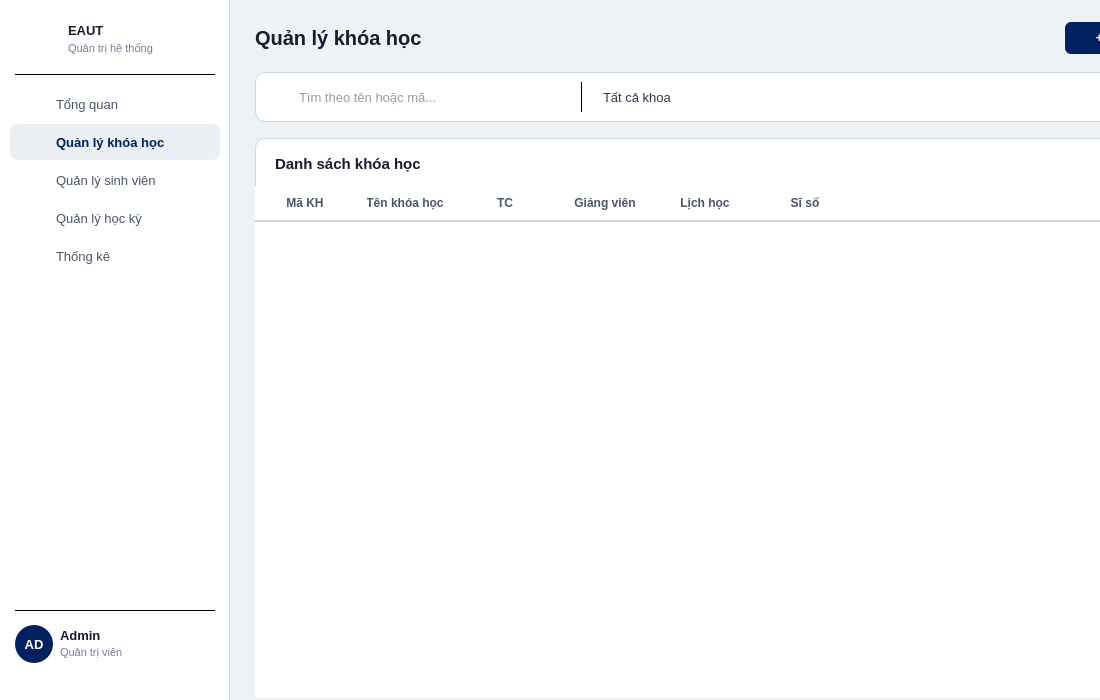
<?xml version="1.0" encoding="UTF-8"?>
<ui version="4.0">
 <class>AdminCourses</class>
 <widget class="QWidget" name="AdminCourses">
  <property name="geometry"><rect><x>0</x><y>0</y><width>1100</width><height>700</height></rect></property>
  <property name="minimumSize"><size><width>1100</width><height>700</height></size></property>
  <property name="windowTitle"><string>EAUT - Quan ly khoa hoc</string></property>
  <property name="styleSheet"><string notr="true">QWidget#AdminCourses { background: #edf2f7; }</string></property>

  <!-- ===== SIDEBAR ===== -->
  <widget class="QFrame" name="sidebar">
   <property name="geometry"><rect><x>0</x><y>0</y><width>230</width><height>700</height></rect></property>
   <property name="styleSheet"><string notr="true">QFrame#sidebar { background: #ffffff; border-right: 1px solid #d2d6dc; }</string></property>
   <property name="frameShape"><enum>QFrame::NoFrame</enum></property>

   <!-- Logo + school name -->
   <widget class="QLabel" name="lblSidebarLogo">
    <property name="geometry"><rect><x>20</x><y>20</y><width>42</width><height>42</height></rect></property>
    <property name="styleSheet"><string notr="true">background: transparent;</string></property>
    <property name="text"><string/></property>
    <property name="scaledContents"><bool>true</bool></property>
   </widget>

   <widget class="QLabel" name="lblSidebarSchool">
    <property name="geometry"><rect><x>68</x><y>20</y><width>150</width><height>20</height></rect></property>
    <property name="styleSheet"><string notr="true">color: #1a1a2e; font-size: 13px; font-weight: bold; background: transparent;</string></property>
    <property name="text"><string>EAUT</string></property>
   </widget>
   <widget class="QLabel" name="lblSidebarSub">
    <property name="geometry"><rect><x>68</x><y>40</y><width>150</width><height>16</height></rect></property>
    <property name="styleSheet"><string notr="true">color: #718096; font-size: 11px; background: transparent;</string></property>
    <property name="text"><string>Quản trị hệ thống</string></property>
   </widget>

   <widget class="QFrame" name="sepTop">
    <property name="geometry"><rect><x>15</x><y>74</y><width>200</width><height>1</height></rect></property>
    <property name="styleSheet"><string notr="true">background: #d2d6dc;</string></property>
    <property name="frameShape"><enum>QFrame::HLine</enum></property>
   </widget>

   <!-- Sidebar buttons -->
   <widget class="QPushButton" name="btnAdminDash">
    <property name="geometry"><rect><x>10</x><y>86</y><width>210</width><height>36</height></rect></property>
    <property name="styleSheet"><string notr="true">QPushButton { background: transparent; color: #4a5568; border: none; border-radius: 8px; text-align: left; padding-left: 46px; font-size: 13px; } QPushButton:hover { background: #edf2f7; }</string></property>
    <property name="text"><string>Tổng quan</string></property>
    <property name="cursor"><cursorShape>PointingHandCursor</cursorShape></property>
   </widget>
   <widget class="QLabel" name="iconAdminDash">
    <property name="geometry"><rect><x>24</x><y>95</y><width>18</width><height>18</height></rect></property>
    <property name="styleSheet"><string notr="true">background: transparent;</string></property>
    <property name="text"><string/></property>
    <property name="scaledContents"><bool>true</bool></property>
   </widget>

   <widget class="QPushButton" name="btnAdminCourse">
    <property name="geometry"><rect><x>10</x><y>124</y><width>210</width><height>36</height></rect></property>
    <property name="styleSheet"><string notr="true">QPushButton { background: rgba(0,32,96,0.08); color: #002060; border: none; border-radius: 8px; text-align: left; padding-left: 46px; font-size: 13px; font-weight: bold; }</string></property>
    <property name="text"><string>Quản lý khóa học</string></property>
    <property name="cursor"><cursorShape>PointingHandCursor</cursorShape></property>
   </widget>
   <widget class="QLabel" name="iconAdminCourse">
    <property name="geometry"><rect><x>24</x><y>133</y><width>18</width><height>18</height></rect></property>
    <property name="styleSheet"><string notr="true">background: transparent;</string></property>
    <property name="text"><string/></property>
    <property name="scaledContents"><bool>true</bool></property>
   </widget>

   <widget class="QPushButton" name="btnAdminStudent">
    <property name="geometry"><rect><x>10</x><y>162</y><width>210</width><height>36</height></rect></property>
    <property name="styleSheet"><string notr="true">QPushButton { background: transparent; color: #4a5568; border: none; border-radius: 8px; text-align: left; padding-left: 46px; font-size: 13px; } QPushButton:hover { background: #edf2f7; }</string></property>
    <property name="text"><string>Quản lý sinh viên</string></property>
    <property name="cursor"><cursorShape>PointingHandCursor</cursorShape></property>
   </widget>
   <widget class="QLabel" name="iconAdminStudent">
    <property name="geometry"><rect><x>24</x><y>171</y><width>18</width><height>18</height></rect></property>
    <property name="styleSheet"><string notr="true">background: transparent;</string></property>
    <property name="text"><string/></property>
    <property name="scaledContents"><bool>true</bool></property>
   </widget>

   <widget class="QPushButton" name="btnAdminSemester">
    <property name="geometry"><rect><x>10</x><y>200</y><width>210</width><height>36</height></rect></property>
    <property name="styleSheet"><string notr="true">QPushButton { background: transparent; color: #4a5568; border: none; border-radius: 8px; text-align: left; padding-left: 46px; font-size: 13px; } QPushButton:hover { background: #edf2f7; }</string></property>
    <property name="text"><string>Quản lý học kỳ</string></property>
    <property name="cursor"><cursorShape>PointingHandCursor</cursorShape></property>
   </widget>
   <widget class="QLabel" name="iconAdminSemester">
    <property name="geometry"><rect><x>24</x><y>209</y><width>18</width><height>18</height></rect></property>
    <property name="styleSheet"><string notr="true">background: transparent;</string></property>
    <property name="text"><string/></property>
    <property name="scaledContents"><bool>true</bool></property>
   </widget>

   <widget class="QPushButton" name="btnAdminStats">
    <property name="geometry"><rect><x>10</x><y>238</y><width>210</width><height>36</height></rect></property>
    <property name="styleSheet"><string notr="true">QPushButton { background: transparent; color: #4a5568; border: none; border-radius: 8px; text-align: left; padding-left: 46px; font-size: 13px; } QPushButton:hover { background: #edf2f7; }</string></property>
    <property name="text"><string>Thống kê</string></property>
    <property name="cursor"><cursorShape>PointingHandCursor</cursorShape></property>
   </widget>
   <widget class="QLabel" name="iconAdminStats">
    <property name="geometry"><rect><x>24</x><y>247</y><width>18</width><height>18</height></rect></property>
    <property name="styleSheet"><string notr="true">background: transparent;</string></property>
    <property name="text"><string/></property>
    <property name="scaledContents"><bool>true</bool></property>
   </widget>

   <!-- Bottom separator -->
   <widget class="QFrame" name="sepBottom">
    <property name="geometry"><rect><x>15</x><y>610</y><width>200</width><height>1</height></rect></property>
    <property name="styleSheet"><string notr="true">background: #d2d6dc;</string></property>
    <property name="frameShape"><enum>QFrame::HLine</enum></property>
   </widget>

   <!-- Admin avatar -->
   <widget class="QLabel" name="lblAvatar">
    <property name="geometry"><rect><x>15</x><y>625</y><width>38</width><height>38</height></rect></property>
    <property name="styleSheet"><string notr="true">background: #002060; color: #ffffff; border-radius: 19px; font-size: 13px; font-weight: bold;</string></property>
    <property name="text"><string>AD</string></property>
    <property name="alignment"><set>Qt::AlignCenter</set></property>
   </widget>
   <widget class="QLabel" name="lblAdminName">
    <property name="geometry"><rect><x>60</x><y>626</y><width>110</width><height>18</height></rect></property>
    <property name="styleSheet"><string notr="true">color: #1a1a2e; font-size: 13px; font-weight: bold; background: transparent;</string></property>
    <property name="text"><string>Admin</string></property>
   </widget>
   <widget class="QLabel" name="lblAdminRole">
    <property name="geometry"><rect><x>60</x><y>644</y><width>110</width><height>16</height></rect></property>
    <property name="styleSheet"><string notr="true">color: #718096; font-size: 11px; background: transparent;</string></property>
    <property name="text"><string>Quản trị viên</string></property>
   </widget>
   <widget class="QLabel" name="iconLogout">
    <property name="geometry"><rect><x>191</x><y>635</y><width>18</width><height>18</height></rect></property>
    <property name="styleSheet"><string notr="true">background: transparent;</string></property>
    <property name="text"><string/></property>
    <property name="scaledContents"><bool>true</bool></property>
   </widget>
   <widget class="QPushButton" name="btnLogout">
    <property name="geometry"><rect><x>183</x><y>627</y><width>34</width><height>34</height></rect></property>
    <property name="styleSheet"><string notr="true">QPushButton { background: transparent; border: none; border-radius: 17px; } QPushButton:hover { background: #edf2f7; }</string></property>
    <property name="text"><string/></property>
    <property name="cursor"><cursorShape>PointingHandCursor</cursorShape></property>
   </widget>
  </widget>
  <!-- ===== END SIDEBAR ===== -->

  <!-- ===== CONTENT AREA ===== -->
  <widget class="QFrame" name="contentArea">
   <property name="geometry"><rect><x>230</x><y>0</y><width>1020</width><height>720</height></rect></property>
   <property name="styleSheet"><string notr="true">QFrame#contentArea { background: transparent; border: none; }</string></property>
   <property name="frameShape"><enum>QFrame::NoFrame</enum></property>

   <!-- Header -->
   <widget class="QLabel" name="lblPageTitle">
    <property name="geometry"><rect><x>25</x><y>22</y><width>300</width><height>32</height></rect></property>
    <property name="styleSheet"><string notr="true">color: #1a1a2e; font-size: 20px; font-weight: bold; background: transparent;</string></property>
    <property name="text"><string>Quản lý khóa học</string></property>
   </widget>
   <widget class="QPushButton" name="btnAddCourse">
    <property name="geometry"><rect><x>835</x><y>22</y><width>160</width><height>32</height></rect></property>
    <property name="styleSheet"><string notr="true">QPushButton { background: #002060; color: #ffffff; border: none; border-radius: 6px; font-size: 12px; font-weight: bold; padding: 0 14px; } QPushButton:hover { background: #001a4d; }</string></property>
    <property name="text"><string>+ Thêm khóa học</string></property>
    <property name="cursor"><cursorShape>PointingHandCursor</cursorShape></property>
   </widget>

   <!-- Filter bar -->
   <widget class="QFrame" name="filterBar">
    <property name="geometry"><rect><x>25</x><y>72</y><width>970</width><height>50</height></rect></property>
    <property name="styleSheet"><string notr="true">QFrame#filterBar { background: #ffffff; border-radius: 10px; border: 1px solid #d2d6dc; }</string></property>
    <property name="frameShape"><enum>QFrame::NoFrame</enum></property>

    <widget class="QLabel" name="iconSearchCourse">
     <property name="geometry"><rect><x>14</x><y>16</y><width>18</width><height>18</height></rect></property>
     <property name="styleSheet"><string notr="true">background: transparent;</string></property>
     <property name="text"><string/></property>
     <property name="scaledContents"><bool>true</bool></property>
    </widget>
    <widget class="QLineEdit" name="txtSearchCourse">
     <property name="geometry"><rect><x>38</x><y>8</y><width>280</width><height>34</height></rect></property>
     <property name="styleSheet"><string notr="true">QLineEdit { border: none; background: transparent; font-size: 13px; color: #2d3748; padding-left: 4px; } QLineEdit::placeholder { color: #a0aec0; }</string></property>
     <property name="placeholderText"><string>Tìm theo tên hoặc mã...</string></property>
    </widget>

    <!-- Vertical separator -->
    <widget class="QFrame" name="sepFilter1">
     <property name="geometry"><rect><x>326</x><y>10</y><width>1</width><height>30</height></rect></property>
     <property name="styleSheet"><string notr="true">background: #d2d6dc;</string></property>
     <property name="frameShape"><enum>QFrame::VLine</enum></property>
    </widget>

    <widget class="QComboBox" name="cboFilterDept">
     <property name="geometry"><rect><x>340</x><y>8</y><width>180</width><height>34</height></rect></property>
     <property name="styleSheet"><string notr="true">QComboBox { border: none; background: transparent; font-size: 13px; color: #2d3748; padding-left: 8px; } QComboBox::drop-down { border: none; width: 24px; } QComboBox::down-arrow { image: none; }</string></property>
     <item><property name="text"><string>Tất cả khoa</string></property></item>
    </widget>

    <widget class="QPushButton" name="btnSearchCourse">
     <property name="geometry"><rect><x>850</x><y>8</y><width>105</width><height>34</height></rect></property>
     <property name="styleSheet"><string notr="true">QPushButton { background: #002060; color: #ffffff; border: none; border-radius: 6px; font-size: 13px; font-weight: bold; } QPushButton:hover { background: #001a4d; }</string></property>
     <property name="text"><string>Tìm kiếm</string></property>
     <property name="cursor"><cursorShape>PointingHandCursor</cursorShape></property>
    </widget>
   </widget>

   <!-- Table card -->
   <widget class="QFrame" name="tableCard">
    <property name="geometry"><rect><x>25</x><y>138</y><width>970</width><height>560</height></rect></property>
    <property name="styleSheet"><string notr="true">QFrame#tableCard { background: #ffffff; border-radius: 10px; border: 1px solid #d2d6dc; }</string></property>
    <property name="frameShape"><enum>QFrame::NoFrame</enum></property>

    <widget class="QLabel" name="lblTableTitle">
     <property name="geometry"><rect><x>20</x><y>14</y><width>300</width><height>24</height></rect></property>
     <property name="styleSheet"><string notr="true">color: #1a1a2e; font-size: 15px; font-weight: bold; background: transparent;</string></property>
     <property name="text"><string>Danh sách khóa học</string></property>
    </widget>

    <widget class="QTableWidget" name="tblAdminCourses">
     <property name="geometry"><rect><x>0</x><y>48</y><width>970</width><height>512</height></rect></property>
     <property name="styleSheet"><string notr="true">
QTableWidget {
    border: none;
    font-size: 12px;
    background: #ffffff;
    alternate-background-color: #f7fafc;
    gridline-color: transparent;
    outline: none;
}
QTableWidget::item {
    padding: 8px 12px;
    border: none;
    border-bottom: 1px solid #edf2f7;
    color: #2d3748;
}
QTableWidget::item:selected {
    background: rgba(0,32,96,0.06);
    color: #002060;
}
QHeaderView::section {
    background: #ffffff;
    color: #4a5568;
    font-weight: bold;
    font-size: 12px;
    padding: 8px 12px;
    border: none;
    border-bottom: 2px solid #d2d6dc;
}
QTableWidget QTableCornerButton::section {
    background: #ffffff;
    border: none;
    border-bottom: 2px solid #d2d6dc;
}
     </string></property>
     <property name="alternatingRowColors"><bool>true</bool></property>
     <property name="showGrid"><bool>false</bool></property>
     <property name="selectionBehavior"><enum>QAbstractItemView::SelectRows</enum></property>
     <property name="selectionMode"><enum>QAbstractItemView::SingleSelection</enum></property>
     <property name="verticalScrollBarPolicy"><enum>Qt::ScrollBarAsNeeded</enum></property>
     <property name="horizontalScrollBarPolicy"><enum>Qt::ScrollBarAlwaysOff</enum></property>
     <attribute name="horizontalHeaderStretchLastSection"><bool>true</bool></attribute>
     <attribute name="verticalHeaderVisible"><bool>false</bool></attribute>
     <column><property name="text"><string>Mã KH</string></property></column>
     <column><property name="text"><string>Tên khóa học</string></property></column>
     <column><property name="text"><string>TC</string></property></column>
     <column><property name="text"><string>Giảng viên</string></property></column>
     <column><property name="text"><string>Lịch học</string></property></column>
     <column><property name="text"><string>Sĩ số</string></property></column>
     <column><property name="text"><string/></property></column>
    </widget>
   </widget>
  </widget>
  <!-- ===== END CONTENT ===== -->
 </widget>
 <resources/>
 <connections/>
</ui>
